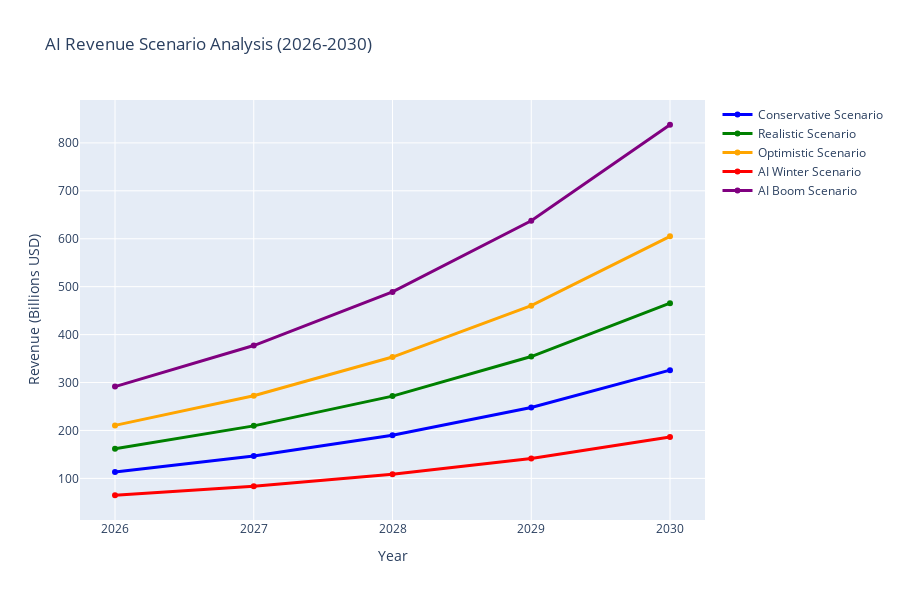

Notebook code cell kept with this figure:
### Markdown cell above
## 7. Scenario Analysis and What-If Simulations

### Code cell
# Scenario analysis
def perform_scenario_analysis(base_forecast, scenarios):
    """
    Perform what-if scenario analysis
    """
    print(f"🎭 SCENARIO ANALYSIS")
    print("=" * 50)
    
    scenario_results = {}
    
    if revenue_forecast is not None:
        base_revenue = revenue_forecast['ensemble_forecast'].values
        
        # Define scenarios
        scenarios = {
            'Conservative': 0.7,   # 30% slower growth
            'Realistic': 1.0,      # Base case
            'Optimistic': 1.3,     # 30% faster growth
            'AI Winter': 0.4,      # Significant slowdown
            'AI Boom': 1.8         # Exponential acceleration
        }
        
        print("💰 REVENUE SCENARIOS (2030 projection):")
        
        for scenario_name, multiplier in scenarios.items():
            scenario_revenue = base_revenue * multiplier
            final_value = scenario_revenue[-1]
            
            scenario_results[scenario_name] = {
                'multiplier': multiplier,
                'forecast': scenario_revenue,
                'final_value': final_value
            }
            
            print(f"   📊 {scenario_name}: ${final_value:.1f}B (×{multiplier})")
        
        # Visualize scenarios
        fig = go.Figure()
        
        colors = {
            'Conservative': 'blue',
            'Realistic': 'green',
            'Optimistic': 'orange',
            'AI Winter': 'red',
            'AI Boom': 'purple'
        }
        
        for scenario_name, data in scenario_results.items():
            fig.add_trace(
                go.Scatter(
                    x=revenue_forecast['year'],
                    y=data['forecast'],
                    mode='lines+markers',
                    name=f"{scenario_name} Scenario",
                    line=dict(color=colors[scenario_name], width=3)
                )
            )
        
        fig.update_layout(
            title='AI Revenue Scenario Analysis (2026-2030)',
            xaxis_title='Year',
            yaxis_title='Revenue (Billions USD)',
            height=600
        )
        
        fig.show()
        
        return scenario_results
    
    return None

# Perform scenario analysis
if revenue_forecast is not None:
    scenario_results = perform_scenario_analysis(revenue_forecast, {})
else:
    print("⚠️ Revenue forecast not available for scenario analysis")
    scenario_results = None

### Figure 1 — Plotly figure (JSON) as saved in the notebook; plotly's stock layout.template omitted (floating-point values rounded to 4 significant figures)
{"data": [{"line": {"color": "blue", "width": 3}, "mode": "lines+markers", "name": "Conservative Scenario", "type": "scatter", "x": [2026, 2027, 2028, 2029, 2030], "y": [113.4, 146.7, 190.2, 247.9, 325.8]}, {"line": {"color": "green", "width": 3}, "mode": "lines+markers", "name": "Realistic Scenario", "type": "scatter", "x": [2026, 2027, 2028, 2029, 2030], "y": [162.0, 209.6, 271.7, 354.2, 465.5]}, {"line": {"color": "orange", "width": 3}, "mode": "lines+markers", "name": "Optimistic Scenario", "type": "scatter", "x": [2026, 2027, 2028, 2029, 2030], "y": [210.6, 272.4, 353.2, 460.4, 605.1]}, {"line": {"color": "red", "width": 3}, "mode": "lines+markers", "name": "AI Winter Scenario", "type": "scatter", "x": [2026, 2027, 2028, 2029, 2030], "y": [64.79, 83.82, 108.7, 141.7, 186.2]}, {"line": {"color": "purple", "width": 3}, "mode": "lines+markers", "name": "AI Boom Scenario", "type": "scatter", "x": [2026, 2027, 2028, 2029, 2030], "y": [291.6, 377.2, 489.0, 637.5, 837.9]}], "layout": {"height": 600, "title": {"text": "AI Revenue Scenario Analysis (2026-2030)"}, "xaxis": {"title": {"text": "Year"}}, "yaxis": {"title": {"text": "Revenue (Billions USD)"}}}}
